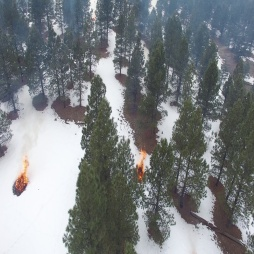
#> input picture img/fire.jpg, 254 x 254 px
$ python -i filtros.py   (imports and definitions only)
#> lines starting #> are read from the running program, lines starting #| are printed output that depends on the picture; after the words box and inside, x2 and y2 are one past the last pixel; in counts of white or black regions, pixels touching at a corner belong together
#> further down, picture is the input picture: shape (254, 254, 3); mean B, G, R 130.4, 128, 123.6
import cv2
import numpy as np

# [57 lines left out: functions aumentar_contraste, mejorar_tonos_naranjas_y_rojos, aplicar_filtro_saturacion, not called in this run]

def conservar_tonos_calidos(imagen):
    # Convertir la imagen de BGR a HSV
    img_hsv = cv2.cvtColor(imagen, cv2.COLOR_BGR2HSV)
#> img_hsv: shape (254, 254, 3); mean H, S, V 88.6, 29.9, 134

    # Definir los rangos para los tonos rojizos, naranjas, amarillos, rosas, etc.
    # Estos valores pueden ajustarse según sea necesario
    lower_red1 = np.array([0, 50, 50])
    upper_red1 = np.array([10, 255, 255])
    lower_red2 = np.array([160, 50, 50])
    upper_red2 = np.array([179, 255, 255])
    lower_orange = np.array([10, 50, 50])
    upper_orange = np.array([25, 255, 255])
    lower_yellow = np.array([25, 50, 50])
    upper_yellow = np.array([35, 255, 255])
    lower_pink = np.array([140, 50, 50])
    upper_pink = np.array([160, 255, 255])

    # Crear máscaras para cada rango de color
    mask_red1 = cv2.inRange(img_hsv, lower_red1, upper_red1)
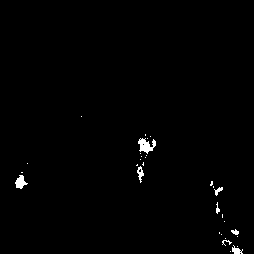
#> mask_red1: shape (254, 254); 0.83% white; 31 white regions (23 under 20 px), largest, box (x1, y1, x2, y2) and area: (138, 138, 156, 154) 161, (15, 175, 28, 189) 103, (137, 166, 144, 183) 57
    mask_red2 = cv2.inRange(img_hsv, lower_red2, upper_red2)
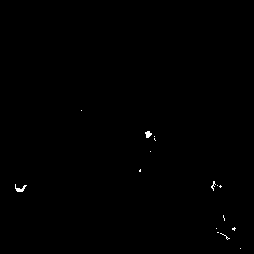
#> mask_red2: shape (254, 254); 0.22% white in thin lines or dots, all inside (x1, y1, x2, y2) = (15, 110, 241, 249)
    mask_orange = cv2.inRange(img_hsv, lower_orange, upper_orange)
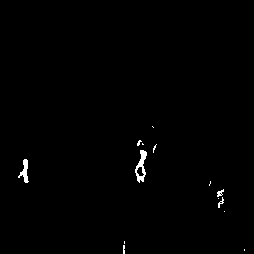
#> mask_orange: shape (254, 254); 0.65% white; 14 white regions (10 under 20 px), largest, box (x1, y1, x2, y2) and area: (135, 150, 147, 183) 181, (18, 159, 29, 183) 118, (217, 189, 224, 197) 30, (218, 197, 224, 208) 25
    mask_yellow = cv2.inRange(img_hsv, lower_yellow, upper_yellow)
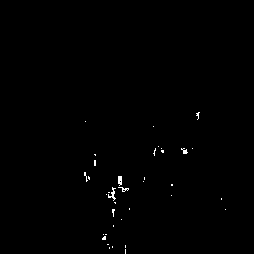
#> mask_yellow: shape (254, 254); 0.4% white in thin lines or dots, all inside (x1, y1, x2, y2) = (84, 112, 226, 254)
    mask_pink = cv2.inRange(img_hsv, lower_pink, upper_pink)
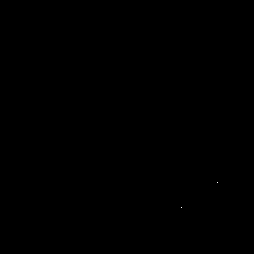
#> mask_pink: shape (254, 254); 0% white in thin lines or dots, all inside (x1, y1, x2, y2) = (181, 182, 218, 208)

    # Combinar las máscaras
    mask = mask_red1 | mask_red2 | mask_orange | mask_yellow | mask_pink
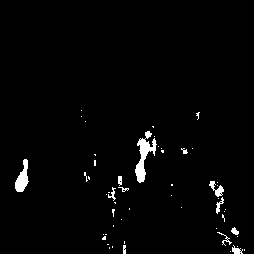
#> mask: shape (254, 254); 2% white; 54 white regions (42 under 20 px), largest, box (x1, y1, x2, y2) and area: (135, 131, 157, 183) 454, (15, 159, 29, 192) 256, (209, 181, 224, 197) 104

    return mask

# [31 lines left out: functions umbralizar_saturacion, umbralizar_rojo, not called in this run]

>>> import cv2
>>> picture = cv2.imread('img/fire.jpg')
>>> result = conservar_tonos_calidos(picture)
